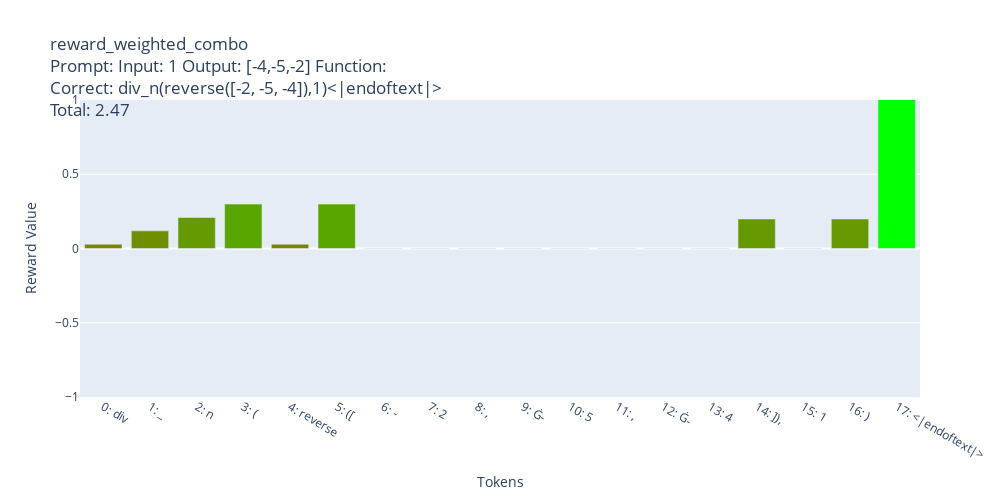
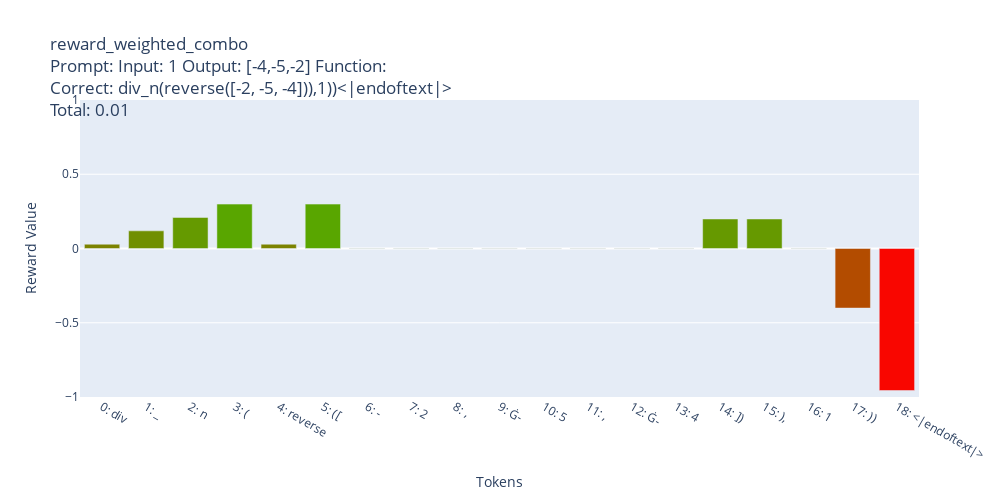
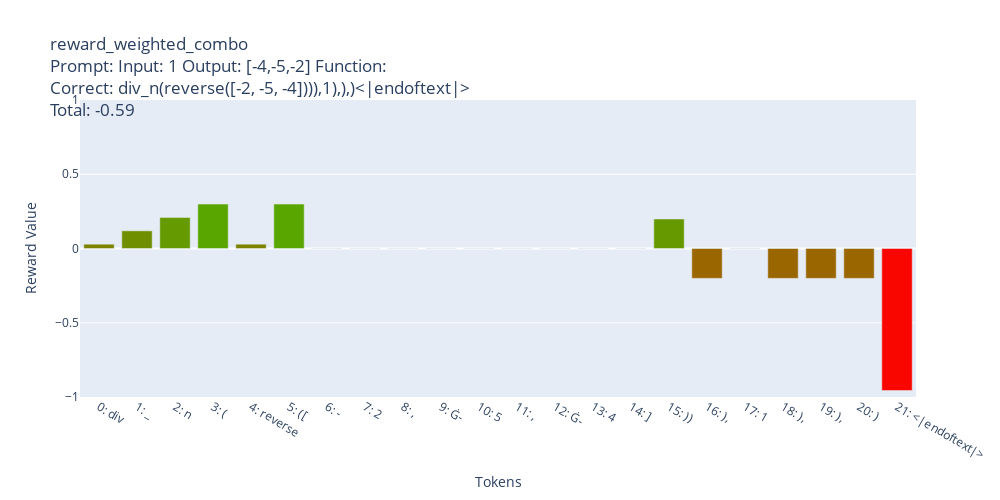
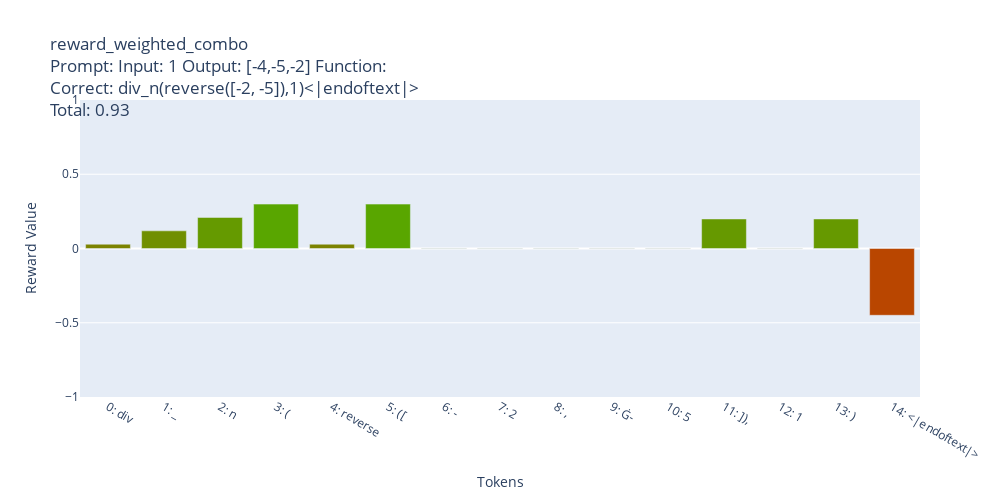

Source (notebook cell) for these figures, in order:
### Code cell
from rewards import reward_basic, reward_basic_dense, make_reward_token_cost, make_reward_output_length_diff, reward_func_usage, make_reward_substring_matches, reward_func_usage_dense, make_reward_closing_brackets, make_reward_weighted_combo

# reward_basic(["Input: 1 Output: [-4,-5,-2] Function: div_n(reverse([-2, -5, -4]),1)"])
input_outputs = [
    ["Input: 1 Output: [-4,-5,-2] Function:", "div_n(reverse([-2, -5, -4]),1)", "div_n(reverse([-2, -5, -4]),1)"],
    ["Input: 1 Output: [-4,-5,-2] Function:", "div_n(reverse([-2, -5, -4])),1))", "div_n(reverse([-2, -5, -4]),1)"],
    ["Input: 1 Output: [-4,-5,-2] Function:", "div_n(reverse([-2, -5, -4]))),1),),)", "div_n(reverse([-2, -5, -4]),1)"],
    ["Input: 1 Output: [-4,-5,-2] Function:", "div_n(reverse([-2, -5]),1)", "div_n(reverse([-2, -5, -4]),1)"],
    ["Input: 1 Output: [-4,-5,-2] Function:", "div(reverse([-2, -5, -4]),1)", "div_n(reverse([-2, -5, -4]),1)"],
    ["Input: 1 Output: [-4,-5,-2] Function:", "div_n(reverse([-2, -5, -a]),1)", "div_n(reverse([-2, -5, -4]),1)"],
    ["Input: 1 Output: [-4,-5,-2] Function:", "div_n(reverse([-2, -5, -3]),1)", "div_n(reverse([-2, -5, -4]),1)"],
    ["Input: 1 Output: [-4,-5,-2] Function:", "reverse(div_n(reverse(div_n([-2, -5, -3]),1)", "div_n(reverse([-2, -5, -4]),1)"],
]

MAX_LENGTH = 200

compare_reward_funcs([
    # reward_basic,
    # reward_basic_dense,
    # make_reward_token_cost(MAX_LENGTH, 0.5, 0.01),
    # make_reward_token_cost(20, 0.5, 0.01),
    # make_reward_token_cost(10, 0.5, 0.01),
    # make_reward_output_length_diff(10),
    # make_reward_output_length_diff(),
    # reward_func_usage,
    # make_reward_substring_matches(["div_n(", "reverse("], 0.5),
    # make_reward_substring_matches(["["], 0.5),
    # make_reward_substring_matches(["[-2, -5, -4]"], 0.5),
    # reward_func_usage_dense,
    # make_reward_closing_brackets(max_reward=1.0),
    make_reward_weighted_combo([
        # reward_basic,
        reward_basic_dense,
        make_reward_token_cost(MAX_LENGTH, 0.5, 0.01),
        reward_func_usage_dense,
        make_reward_closing_brackets(max_reward=1.0),
        make_reward_output_length_diff(),
    ], [
        1.0,
        0.1,
        0.3,
        0.2,
        0.1,
    ]),
], input_outputs)

### Figure 1 — Plotly figure (JSON) as saved in the notebook; plotly's stock layout.template omitted (floating-point values rounded to 4 significant figures)
{"data": [{"hovertemplate": "Token: %{x}<br>Reward: %{y}<extra></extra>", "marker": {"cmax": 1, "cmin": -1, "color": [0.029, 0.119, 0.209, 0.299, 0.02899, 0.299, -0.001022, -0.00103, -0.00104, -0.00105, -0.001062, -0.001076, -0.00109, -0.001106, 0.1989, -0.001142, 0.1988, 1.099], "colorscale": [[0, "rgb(255, 0, 0)"], [1, "rgb(0, 255, 0)"]]}, "type": "bar", "x": ["0: div", "1: _", "2: n", "3: (", "4: reverse", "5: ([", "6: -", "7: 2", "8: ,", "9: Ġ-", "10: 5", "11: ,", "12: Ġ-", "13: 4", "14: ]),", "15: 1", "16: )", "17: <|endoftext|>"], "y": [0.029, 0.119, 0.209, 0.299, 0.02899, 0.299, -0.001022, -0.00103, -0.00104, -0.00105, -0.001062, -0.001076, -0.00109, -0.001106, 0.1989, -0.001142, 0.1988, 1.099]}], "layout": {"autosize": false, "height": 500, "title": {"text": "reward_weighted_combo<br>Prompt: Input: 1 Output: [-4,-5,-2] Function:<br>Correct: div_n(reverse([-2, -5, -4]),1)<|endoftext|><br>Total: 2.47"}, "width": 1000, "xaxis": {"title": {"text": "Tokens"}}, "yaxis": {"range": [-1, 1], "title": {"text": "Reward Value"}}}}

### Figure 2 — Plotly figure (JSON) as saved in the notebook; plotly's stock layout.template omitted (floating-point values rounded to 4 significant figures)
{"data": [{"hovertemplate": "Token: %{x}<br>Reward: %{y}<extra></extra>", "marker": {"cmax": 1, "cmin": -1, "color": [0.029, 0.119, 0.209, 0.299, 0.02899, 0.299, -0.001022, -0.00103, -0.00104, -0.00105, -0.001062, -0.001076, -0.00109, -0.001106, 0.1989, 0.1989, -0.001163, -0.4012, -0.9563], "colorscale": [[0, "rgb(255, 0, 0)"], [1, "rgb(0, 255, 0)"]]}, "type": "bar", "x": ["0: div", "1: _", "2: n", "3: (", "4: reverse", "5: ([", "6: -", "7: 2", "8: ,", "9: Ġ-", "10: 5", "11: ,", "12: Ġ-", "13: 4", "14: ])", "15: ),", "16: 1", "17: ))", "18: <|endoftext|>"], "y": [0.029, 0.119, 0.209, 0.299, 0.02899, 0.299, -0.001022, -0.00103, -0.00104, -0.00105, -0.001062, -0.001076, -0.00109, -0.001106, 0.1989, 0.1989, -0.001163, -0.4012, -0.9563]}], "layout": {"autosize": false, "height": 500, "title": {"text": "reward_weighted_combo<br>Prompt: Input: 1 Output: [-4,-5,-2] Function:<br>Correct: div_n(reverse([-2, -5, -4])),1))<|endoftext|><br>Total: 0.01"}, "width": 1000, "xaxis": {"title": {"text": "Tokens"}}, "yaxis": {"range": [-1, 1], "title": {"text": "Reward Value"}}}}

### Figure 3 — Plotly figure (JSON) as saved in the notebook; plotly's stock layout.template omitted (floating-point values rounded to 4 significant figures)
{"data": [{"hovertemplate": "Token: %{x}<br>Reward: %{y}<extra></extra>", "marker": {"cmax": 1, "cmin": -1, "color": [0.029, 0.119, 0.209, 0.299, 0.02899, 0.299, -0.001022, -0.00103, -0.00104, -0.00105, -0.001062, -0.001076, -0.00109, -0.001106, -0.001124, 0.1989, -0.2012, -0.001184, -0.2012, -0.2012, -0.2013, -0.9564], "colorscale": [[0, "rgb(255, 0, 0)"], [1, "rgb(0, 255, 0)"]]}, "type": "bar", "x": ["0: div", "1: _", "2: n", "3: (", "4: reverse", "5: ([", "6: -", "7: 2", "8: ,", "9: Ġ-", "10: 5", "11: ,", "12: Ġ-", "13: 4", "14: ]", "15: ))", "16: ),", "17: 1", "18: ),", "19: ),", "20: )", "21: <|endoftext|>"], "y": [0.029, 0.119, 0.209, 0.299, 0.02899, 0.299, -0.001022, -0.00103, -0.00104, -0.00105, -0.001062, -0.001076, -0.00109, -0.001106, -0.001124, 0.1989, -0.2012, -0.001184, -0.2012, -0.2012, -0.2013, -0.9564]}], "layout": {"autosize": false, "height": 500, "title": {"text": "reward_weighted_combo<br>Prompt: Input: 1 Output: [-4,-5,-2] Function:<br>Correct: div_n(reverse([-2, -5, -4]))),1),),)<|endoftext|><br>Total: -0.59"}, "width": 1000, "xaxis": {"title": {"text": "Tokens"}}, "yaxis": {"range": [-1, 1], "title": {"text": "Reward Value"}}}}

### Figure 4 — Plotly figure (JSON) as saved in the notebook; plotly's stock layout.template omitted (floating-point values rounded to 4 significant figures)
{"data": [{"hovertemplate": "Token: %{x}<br>Reward: %{y}<extra></extra>", "marker": {"cmax": 1, "cmin": -1, "color": [0.029, 0.119, 0.209, 0.299, 0.02899, 0.299, -0.001022, -0.00103, -0.00104, -0.00105, -0.001062, 0.1989, -0.00109, 0.1989, -0.4498], "colorscale": [[0, "rgb(255, 0, 0)"], [1, "rgb(0, 255, 0)"]]}, "type": "bar", "x": ["0: div", "1: _", "2: n", "3: (", "4: reverse", "5: ([", "6: -", "7: 2", "8: ,", "9: Ġ-", "10: 5", "11: ]),", "12: 1", "13: )", "14: <|endoftext|>"], "y": [0.029, 0.119, 0.209, 0.299, 0.02899, 0.299, -0.001022, -0.00103, -0.00104, -0.00105, -0.001062, 0.1989, -0.00109, 0.1989, -0.4498]}], "layout": {"autosize": false, "height": 500, "title": {"text": "reward_weighted_combo<br>Prompt: Input: 1 Output: [-4,-5,-2] Function:<br>Correct: div_n(reverse([-2, -5]),1)<|endoftext|><br>Total: 0.93"}, "width": 1000, "xaxis": {"title": {"text": "Tokens"}}, "yaxis": {"range": [-1, 1], "title": {"text": "Reward Value"}}}}
